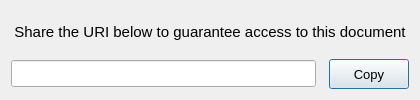
<?xml version="1.0" encoding="UTF-8"?>
<ui version="4.0">
 <class>ShareUriWindow</class>
 <widget class="QDialog" name="ShareUriWindow">
  <property name="geometry">
   <rect>
    <x>0</x>
    <y>0</y>
    <width>420</width>
    <height>100</height>
   </rect>
  </property>
  <property name="minimumSize">
   <size>
    <width>420</width>
    <height>100</height>
   </size>
  </property>
  <property name="maximumSize">
   <size>
    <width>420</width>
    <height>100</height>
   </size>
  </property>
  <property name="windowTitle">
   <string>Share URI</string>
  </property>
  <layout class="QVBoxLayout" name="verticalLayout">
   <item>
    <widget class="QLabel" name="label_2">
     <property name="minimumSize">
      <size>
       <width>0</width>
       <height>0</height>
      </size>
     </property>
     <property name="maximumSize">
      <size>
       <width>16777215</width>
       <height>1677215</height>
      </size>
     </property>
     <property name="font">
      <font>
       <pointsize>11</pointsize>
      </font>
     </property>
     <property name="text">
      <string>Share the URI below to guarantee access to this document</string>
     </property>
     <property name="alignment">
      <set>Qt::AlignCenter</set>
     </property>
     <property name="wordWrap">
      <bool>true</bool>
     </property>
    </widget>
   </item>
   <item>
    <layout class="QHBoxLayout" name="horizontalLayout">
     <property name="spacing">
      <number>13</number>
     </property>
     <item>
      <widget class="QLineEdit" name="lineEdit_uri">
       <property name="minimumSize">
        <size>
         <width>0</width>
         <height>27</height>
        </size>
       </property>
       <property name="font">
        <font>
         <pointsize>10</pointsize>
        </font>
       </property>
       <property name="alignment">
        <set>Qt::AlignCenter</set>
       </property>
       <property name="readOnly">
        <bool>true</bool>
       </property>
       <property name="clearButtonEnabled">
        <bool>false</bool>
       </property>
      </widget>
     </item>
     <item>
      <widget class="QPushButton" name="pushButton_copy">
       <property name="minimumSize">
        <size>
         <width>0</width>
         <height>30</height>
        </size>
       </property>
       <property name="font">
        <font>
         <pointsize>10</pointsize>
        </font>
       </property>
       <property name="text">
        <string>Copy</string>
       </property>
      </widget>
     </item>
    </layout>
   </item>
  </layout>
 </widget>
 <resources/>
 <connections/>
</ui>
